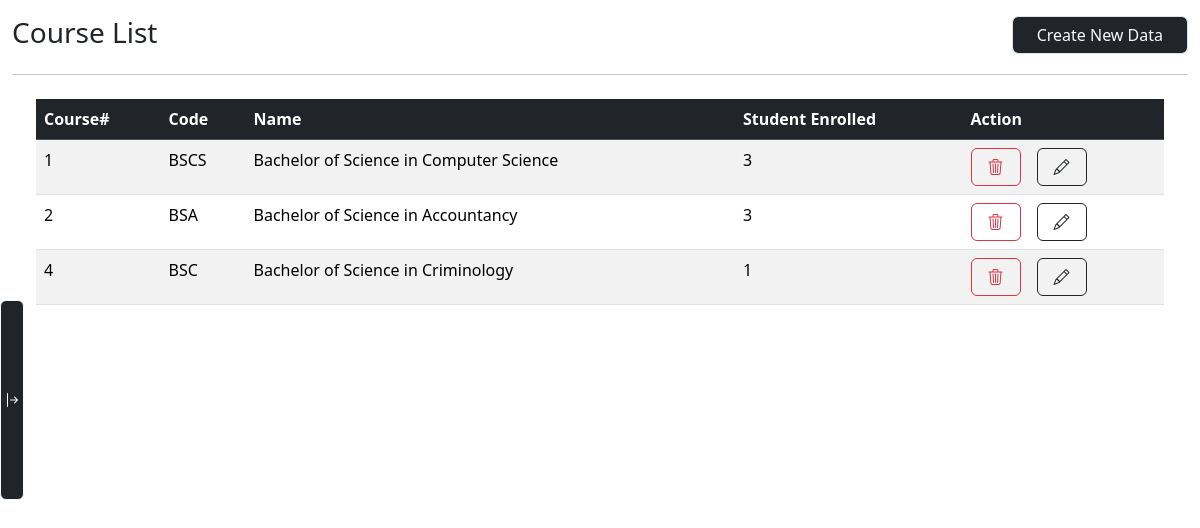
The page /admin/courses.php (signed in) on the database its author committed.
### tables this page shows
CREATE TABLE `courses` (
  `course_id` int(11) NOT NULL,
  `code` varchar(20) DEFAULT NULL,
  `name` varchar(100) NOT NULL
);

### admin/courses.php (the view, shortened to what this page needs)
<?PHP
require("../conn.php");
$sql = "SELECT cr.course_id AS id, cr.code as code, cr.name AS name, COUNT(st.course_id) as count_student FROM courses cr LEFT JOIN students st ON cr.course_id = st.course_id GROUP BY cr.course_id ORDER BY cr.course_id ASC  ";
$result = $conn->query($sql);
?>
<!DOCTYPE html>
<html lang="en">
<?PHP
require("../components/head.php");
?>
<body>
    <div class="container-fluid">
        <div class="row flex-nowrap">
            <?PHP
            require("../components/sidebar.php")
            ?>
            <div class="col py-3">
                <div class="d-flex w-100">
                <h3>Course List</h3>
                <form action="add.php" class="ms-auto" method="POST">
                    <input type="submit" class="form-control px-4 bg-dark text-light" name="createCourse" value="Create New Data">
                </form>
                </div>
                <hr>
                <div class="m-4">
                    <table class="table table-striped table-hover">
                        <thead class="table-dark">
                            <tr><th scope="col">Course#</th><th scope="col">Code</th><th scope="col">Name</th><th scope="col">Student Enrolled</th><th>Action</th></tr>
                        </thead>
                        <tbody>
                            <?PHP
                            while($row=$result->fetch_assoc()){
                                echo "<tr>";
                                echo "<td>$row[id]</td>";
                                echo "<td>$row[code]</td>";
                                echo "<td>$row[name]</td>";
                                echo "<td>$row[count_student]</td>";
                                echo "<td class='d-flex gap-3'>
                                    <form action='../sql/controller.php' method='POST'>
                                        <input type='hidden' name='delete' value='$row[id]'>
                                        <input type='hidden' name='from' value='courses'>
                                        <button class='btn border-danger' type='submit' onclick='confirm(`Are you sure to delete this data?`)'><i class='bi bi-trash3 p-1 text-danger'></i></button>
                                    </form>
                                    <form action='edit.php' method='POST'>
                                        <input type='hidden' name='edit' value='$row[id]'>
                                        <input type='hidden' name='from' value='courses'>
                                        <button type='submit' class='btn border-dark'><i class='bi bi-pencil p-1 text-dark'></i></button>
                                    </form>
                                </td>";
                                echo "</tr>";
                            }
                            ?>
                        </tbody>
                    </table>
                </div>
            </div>
        </div>
    </div>
</body>
</html>

### rows shown on the page
courses: course_id "1", code "BSCS", name "Bachelor of Science in Computer Science", row "3"
courses: course_id "2", code "BSA", name "Bachelor of Science in Accountancy", row "3"
courses: course_id "4", code "BSC", name "Bachelor of Science in Criminology", row "1"
